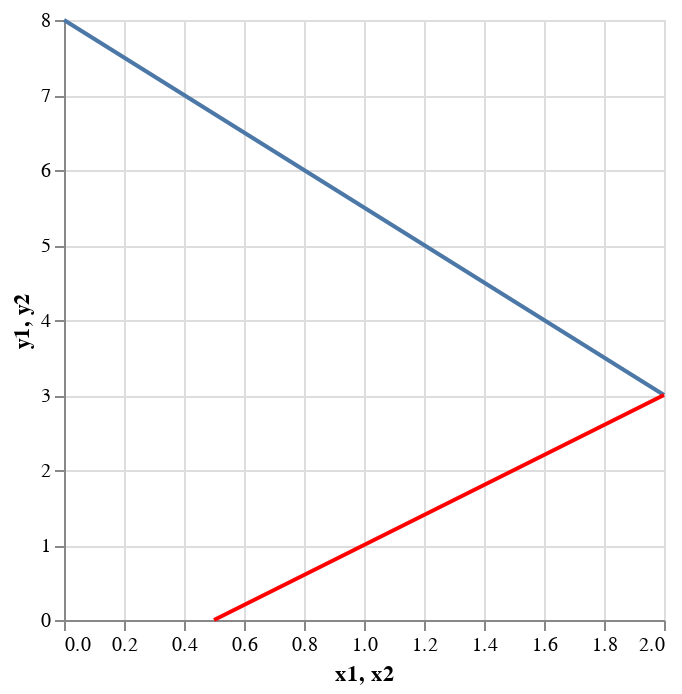

Notebook source saved alongside this figure:
### Code cell
import pandas as pd
import altair as alt
df = pd.DataFrame({"x1": [0, 2], "y1":[8, 3], "x2": [0.5, 2], "y2": [0, 3]})
equation1 = alt.Chart(df).mark_line().encode(x="x1", y="y1")
equation2 = alt.Chart(df).mark_line(color="red").encode(x="x2", y="y2")
equation1 + equation2

### Figure 1 — Vega-Lite specification as saved in the notebook (floating-point values rounded to 4 significant figures)
{"config": {"view": {"continuousWidth": 300, "continuousHeight": 300}}, "layer": [{"mark": {"type": "line"}, "encoding": {"x": {"field": "x1", "type": "quantitative"}, "y": {"field": "y1", "type": "quantitative"}}}, {"mark": {"type": "line", "color": "red"}, "encoding": {"x": {"field": "x2", "type": "quantitative"}, "y": {"field": "y2", "type": "quantitative"}}}], "data": {"name": "data-57ffab6a26a928c2ff17e40b29b8a272"}, "$schema": "https://vega.github.io/schema/vega-lite/v5.8.0.json", "datasets": {"data-57ffab6a26a928c2ff17e40b29b8a272": [{"x1": 0, "y1": 8, "x2": 0.5, "y2": 0}, {"x1": 2, "y1": 3, "x2": 2.0, "y2": 3}]}}
